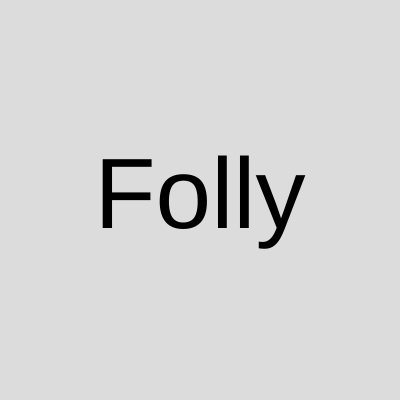
Frame 1 (no input)
Frame 60 (no input): identical to frame 1, image omitted
Frame 120 (the mouse pressed at the canvas centre since frame 60): identical to frame 1, image omitted

The p5.js sketch that drew this single still picture (run headless with seeded random() and noise() and a simulated clock; from frame 60 on, the mouse is pressed at the canvas centre):

// p5.js sketch
// ── sketch.js


function setup() {
  createCanvas(400, 400);     //risoluzione in pixel del canvas
  
  textSize(width/4);          //grandezza testo
  textAlign(CENTER,CENTER);   //il punto di ancoraggio del testo è il centro del testo e non l'inizio
}

function draw() {
  background(220);
  let time = millis();

  //rotateX(time/1000);
  //rotateZ(time/1234);
  text('Folly',width/2,height/2);

}
